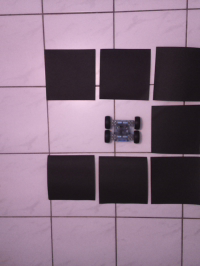
#> input picture Images/From Camera/6.png, 200 x 266 px
$ python main.py
#> lines starting #> are read from the running program, lines starting #| are printed output that depends on the picture; long printed decimals are rounded
### Simplification/Image_Greyscaling.py
import numpy as np
#import cv2
from PIL import Image, ImageEnhance


def prepare_image(path, width, brightness):
    """
    # This option would be faster, but relies more on the librarys... (used because reasons mentioned above)
    img = cv2.imread(path, cv2.IMREAD_GRAYSCALE)

    h, w, *_ = img.shape

    height = int(h * (width / w))
    small = cv2.resize(img, (width, height))
    """
#> called with path = 'Images/From Camera/6.png', width = 100, brightness = 1

    img = Image.open(path).convert('L')
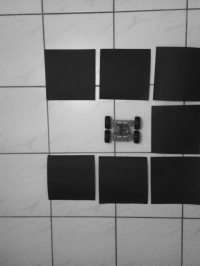
#> img: PIL image 200x266 L; min 19, max 226, mean 121.7

    enhancer = ImageEnhance.Brightness(img)

    img_out = enhancer.enhance(brightness)

    w, h = img_out.size

    height = int(h * (width / w))
    new_img = img_out.resize((width, height))
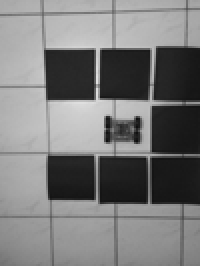
#> new_img: PIL image 100x133 L (shown 2 times larger); min 14, max 224, mean 121.7

    small = np.array(new_img)

    # Shows treshold image
    # new_img.show()


    return small

### Image_Recognition/Find_Car.py
"""
    Scans for the car by searching for the biggest group of bordering pixels
    in the color range.
"""


class ImageScanner:
    def __init__(self, image, color, color_range):
        """
            :param image: np.array (x, y, grey_scale)
            :param color: = base color
            :param color_range: max delta between color in image and self.color to count as this color
        """
        self.image = image
        self.color = color
        self.color_range = color_range

        """
            :param const: are pixels belonging to the image which were already scanned
            :param temp: are pixels  belonging to the image which weren't already scanned
        """
        self.const = []
        self.temp = []

        """
            :param older_box_range: border between pixels (in const) belonging to the old boxes
                              and pixels belonging to the new one
        """
        self.older_box_range = 0
        self.boxes = []

        """
            :param c: a counter for the current box
            :param max pixel: the current highest pixel count
            :param max_pixel_per_box_index: the index of box with the most pixels at the moment
        """
        self.c = 0
        self.max_pixel = 0
        self.max_pixel_per_box_index = 0
        pass

    def scan_for_starting_points(self):
        """
            Scans trough the image for a possible (within colorrange of color) starting point of a polygon
        """
        img = self.image

        for y in range(len(img)):
            for x in range(len(img[y])):

                if self.test_pixel(x, y):
                    self.temp.append((x, y))
                    self.look_for_other_pixels(x, y)

                    # the pixel belonging in this box
                    boxes_const = self.const[self.older_box_range:]
                    self.older_box_range += len(boxes_const)
                    self.creates_bounding_box(boxes_const)
#> this loop made 133 passes
#| Car: [[55, 59], (13, 12)]
        pass

    def test_pixel(self, x, y):
        # tests if the pixel is with in the color range and looks if it wasn't already scanned
        in_range = self.color - self.color_range < self.image[y][x] < self.color + self.color_range
        not_used = (x, y) not in self.temp and (x, y) not in self.const

        if in_range and not_used:
            return True
        return False

    def look_for_other_pixels(self, x, y):
        """
            Looks for pixels with borders to the polygon and who belong to it (color...)
        """

        img = self.image

        # test if there are any aligning pixels
        if not(y == 0):
            if self.test_pixel(x, y - 1):
                self.temp.append((x, y - 1))

        if not(y == len(img) - 1):
            if self.test_pixel(x, y + 1):
                self.temp.append((x, y + 1))

        if not(x == 0):
            if self.test_pixel(x - 1, y):
                self.temp.append((x - 1, y))

        if not(x == len(img[y]) - 1):
            if self.test_pixel(x + 1, y):
                self.temp.append((x + 1, y))

        # adds the now scanned pixel to the const list
        self.temp.remove((x, y))
        self.const.append((x, y))

        # looks if there are any pixels left to scan
        if len(self.temp) != 0:
            for pos in self.temp:
                self.look_for_other_pixels(pos[0], pos[1])
        else:
            self.c += 1
        pass

    def find_biggest_box(self, number_of_pixel):
        # checks if the number_of_pixel of the current box
        # is bigger than the biggest box at the moment
        if number_of_pixel > self.max_pixel:
            self.max_pixel = number_of_pixel
            self.max_pixel_per_box_index = self.c
        pass

    def creates_bounding_box(self, const_of_box):
        """
            Creates a box out of the furthest pixel
            (may need to add a few coordinates to them to create a bigger box)
        """

        y_min, x_min = self.image.shape
        x_max, y_max = 0, 0

        # loops trough the pixels belonging to the box
        for pixel in const_of_box:
            # checks if they exceed the furthest coordinates at the moment
            x_min = pixel[0] if pixel[0] < x_min else x_min
            y_min = pixel[1] if pixel[1] < y_min else y_min

            x_max = pixel[0] if pixel[0] > x_max else x_max
            y_max = pixel[1] if pixel[1] > y_max else y_max

        # w,h will never be changed, x, y will be changed in simulation
        box = [[x_min, y_min], (x_max - x_min + 1, y_max - y_min + 1)]

        self.boxes.append(box)

        self.find_biggest_box(len(const_of_box))
        pass

    def run(self):
        # starts the process
        self.scan_for_starting_points()

        return self.boxes[self.max_pixel_per_box_index - 1]

### Image_Recognition/Find_Box.py
"""
    Scans trough the images and searches for boxes( over
    a certain min size: not sure) and then looks which are
    in the size range of the default size of all the boxes.
    Those will be used as a obstacle further on. The grid size
    is then determined by the default size of the obstacles

    Further ideas:
        look for the most squared solution instead of the biggest
        go across (x&y + 1) the spaces to get squares instead of rectangles
        create a list of pixels that were already in a rectangle (possibility) but weren't used so that those aren't used again
"""
from math import sqrt as sqrt


class ImageScanner:
    def __init__(self, image, color, color_range, size_range, debugging):
        """
            :param image: np.array (x, y, grey_scale)
            :param color: base color
            :param color_range: max delta between color in image and self.color to count as this color
        """
        self.image = image
        self.color = color
        self.color_range = color_range
        self.size_range = size_range

        self.rectangles = []

        self.debugging = debugging
        pass

    def scan_for_starting_points(self):
        """
            Scans for possible (in colorrange of color
            and not in color) pixels in the image
        """
        img = self.image

        for y in range(len(img)):
            for x in range(len(img[y])):

                if self.test_pixel(x, y):
                    rectangle = self.scan_diagonal(x, y)

                    # test if the found rectangle is already in one
                    add_rectangle = True

                    # list of objects that need to be removed. They won't be removed if after the loop
                    # the new rectangle won't be added
                    to_remove = []

                    for r in self.rectangles:
                        # check if outer points of the bounding box (new)
                        # lie within the older bounding box

                        left_side = r[0][0] < rectangle[0][0]
                        right_side = rectangle[0][0] + rectangle[1][0] < r[0][0] + r[1][0]

                        x_in_rectangle = left_side and right_side

                        top_side = r[0][1] < rectangle[0][1]
                        bottom_side = rectangle[0][1] + rectangle[1][1] < r[0][1] + r[1][1]

                        y_in_rectangle = top_side and bottom_side

                        if x_in_rectangle or y_in_rectangle:
                            # If that is the case, remove the smaller one
                            if r[1][0]*r[1][1] < rectangle[1][0]*rectangle[1][1]:
                                to_remove.append(r)
                            else:
                                add_rectangle = False

                    if add_rectangle:
                        self.rectangles.append(rectangle)

                        for r in to_remove:
                            self.rectangles.remove(r)
#> this loop made 133 passes
        pass

    def test_pixel(self, x, y):
        """
            boundary just needed on the bottom and right side because of scan movement
            (left to right and top to bottom)
        """
        y_max, x_max = self.image.shape
        if y >= y_max or x >= x_max:
            return False

        # Test if a pixels fits the color requirements
        if self.debugging == 1:
            in_range = self.color - self.color_range <= self.image[y][x] <= self.color + self.color_range
        else:
            in_range = self.color - self.color_range < self.image[y][x] < self.color + self.color_range

        # Test if pixel is already in a rectangle
        for rectangle in self.rectangles:
            x_in_rectangle = rectangle[0][0] <= x <= rectangle[0][0] + rectangle[1][0]
            y_in_rectangle = rectangle[0][1] <= y <= rectangle[0][1] + rectangle[1][1]

            if (x_in_rectangle and y_in_rectangle) or not in_range:
                return False

        if in_range:
            return True

    def scan_diagonal(self, x, y):
        start = (x, y)
        while self.test_pixel(x + 1, y + 1):
            x += 1
            y += 1
        return (start, (x - start[0] + 1, y - start[1] + 1))

    def get_average_size(self):
        """
            returns the average size of the boxes
        """
        size = 0
        for rectangle in self.rectangles:
            size += rectangle[1][0] * rectangle[1][1]
#> this loop made 10 passes
#> rectangle on passes 1 to 8: ((78, 24), (22, 22)), ((23, 25), (24, 24)), ((51, 25), (23, 23)), ((77, 46), (4, 4)), ((97, 47), (3, 3)), ((73, 49), (1, 1)), ((76, 53), (24, 24)), ((25, 78), (22, 22))
        if len(self.rectangles):
            return size / len(self.rectangles)
        else:
            return 0
        pass

    def sort_out_boxes(self):
        """
            returns the boxes which are near enough to the average
        """
        # store average default size so removing elements wont change the results
        default_size = self.get_average_size()

        good_rectangles = []

        for rectangle in self.rectangles:
            difference = rectangle[1][0]*rectangle[1][1] - default_size

            if difference > self.size_range or self.debugging == 1:
                print("Rectangle found at:", rectangle[0])
                good_rectangles.append(rectangle)

        return good_rectangles

    def run(self):
        # starts the process
        self.scan_for_starting_points()

        self.rectangles = self.sort_out_boxes()
        cell_size = sqrt(self.get_average_size())
#> the loop in get_average_size (call 2), `for rectangle in self.rectangles:` made 7 passes

        return self.rectangles, cell_size

### Simplification/Grid_Creation.py
"""
    converts the data gathered by the image recognition to a 2d numpy array
    representing the image. The array contains integers:
    0: free space
    1: block
    2: car
"""
import numpy as np
import U_Generate_Image as generate_image


class GridThresholding:
    def __init__(self, img_shape, car, rectangles, cell_size, debugging):
        """
        :param img: Dimensions of the image
        :param car: bounding box of car
        :param rectangles: bounding box of rectangle
        :param cell_size: default size of rectangles or the size of the car
            if there are no rectangles
        """
        self.img_shape = img_shape

        self.car = car
        self.rectangles = rectangles

        self.cell_size = cell_size

        self.debugging = debugging
        pass

    def get_dimensions(self):
        # returns the dimensions of the grid
        y, x = self.img_shape
        width = round(x / self.cell_size)
        height = round(y / self.cell_size)

        return height, width

    def get_pos(self, rectangle_shape):
        # returns middle of rectangle as a position in the threshold image
        x = (rectangle_shape[0][0] + rectangle_shape[1][0] / 2) / round(self.cell_size)
        y = (rectangle_shape[0][1] + rectangle_shape[1][1] / 2) / round(self.cell_size)

        x_round = round(x)
        y_round = round(y)

        dim = self.get_dimensions()

        x_round -= 1
        y_round -= 1

        # y, x used so it is placed correctly in the grid
        return [y_round, x_round]

    def prepare_grid(self):
        """
            adds all elements with a pos (middle) and their type (int) to a list
            scans trough list and creates a 2d numpy array out of it
        """
        # If cell_size = 0 (no rectangles found) then the cell-size will be set
        # to the length of biggest side of the car
        if self.cell_size == 0:
            self.cell_size = self.car[1][0] if self.car[1][0] > self.car[1][1] else self.car[1][1]

        dim = self.get_dimensions()
        print("Gridsize:", dim[1], "|", dim[0], ", Cellsize:", self.cell_size)
#| Gridsize: 4 | 6 , Cellsize: 23.012

        # Numpy uses y, x coordinates, be careful!
        grid = np.full(dim, 0)
        car_element = [self.get_pos(self.car), 2]

        grid[car_element[0][0], car_element[0][1]] = car_element[1]

        for rectangle in self.rectangles:
            rectangle_element = (self.get_pos(rectangle), 1)

            if grid[rectangle_element[0][0], rectangle_element[0][1]] == 0:
                grid[rectangle_element[0][0], rectangle_element[0][1]] = rectangle_element[1]
            else:
                print("Can't place " + str(rectangle_element[1]) + " here because its already occupied")
                print("Position is: " + str((rectangle_element[0][0], rectangle_element[0][1])))
#> this loop made 7 passes
#| [[0 0 0 0]
#|  [0 1 1 1]
#|  [0 0 2 1]
#|  [0 1 1 1]
#|  [0 0 0 0]
#|  [0 0 0 0]]
        if self.debugging == 0.5:
            generate_image.run(grid)
        return grid

### Pathfinding/Find_Exit.py
"""
    Finds the exit of the labyrinth
    Current solution: Find the spaces on the ouside not occupied by an obstacle
    Then look which one is reachable
"""
import Pathfinding.A_Star as A_Star
import numpy as np


def scan(grid):
    exits = []

    # loops trough the outer frame of the grid an looks for free spaces
    for y in range(len(grid)):
        if grid[y][0] == 0:
            exits.append((0, y))
        if grid[y][grid.shape[1]-1] == 0:
            exits.append((grid.shape[1]-1, y))
#> this loop made 6 passes

    for x in range(grid.shape[1]):
        if grid[0][x] == 0:
            exits.append((x, 0))
        if grid[grid.shape[0]-1][x] == 0:
            exits.append((x, grid.shape[0]-1))

    # solves the path to the possible exits
    paths = []
    for pos in exits:
        current_grid = grid
        current_grid[pos[1]][pos[0]] = 3

        a_star_algorithm = A_Star.AStar(grid)
        path = a_star_algorithm.solve()
        if path:
            paths.append(a_star_algorithm.get_directions())
#> this loop made 1 pass
#> pos on pass 1: (0, 0)

    # Takes the shortest one by comparing to the current path
    # (Beginning Value: longest path on a empty grid)
    shortest_path = np.zeros(shape=(grid.shape[0] * grid.shape[1], 1))
    for path in paths:
        shortest_path = path if len(path) < len(shortest_path) else shortest_path

    return shortest_path

### main.py
import Image_Recognition.Find_Car as find_car
import Image_Recognition.Find_Box as find_box

import Image_Recognition.Find_Rotation as find_rot

import Image_Recognition.Show_Scan as show

import Simplification.Image_Greyscaling as img_greyscale
import Simplification.Grid_Creation as create_grid

import Pathfinding.Find_Exit as find_exit

import numpy
import time
from sys import exit

"""
    Notes:
        end function with either pass or return

        :param var_name: to say what the purpose of a certain var is

        for x in range(len(a)):
            e = a[x]
        ->
        for e in a:

        y,x in arrays
        x, y in bounding boxes
"""

"""
    Image 1: 1 meter high
    Image 2: 1.5 meter high
    Image 3: 1.5 meter high with book
    Image 4: 1.5 meter high with 2 books
    Image 5&6: 2 objects too bright (switch lighting/room)
"""

"""
    debugging:
        0: normal image, normal procedure
        0.5: normal image, grid creation
        1: special image, normal procedure
"""


def advanced_scanning_car(name, img, brightness, start_time, debugging):
    # 2 possible problems: no car or recursion error
    try:
        car_scanner = find_car.ImageScanner(img, 87, 30)
        car_box = car_scanner.run()

        print("Car:", car_box)

        return car_box
    except RecursionError:
        # Brightness change should be calculated
        run_on(name, brightness + 1, start_time, debugging)
        # so it doesn't execute the run_on with the old settings
        exit()
    except IndexError:
        # No car found (empty array = car_scanner.boxes)
        run_on(name, brightness - 1 / 10)
        exit()
    pass


def run_on(name, brightness=1, start_time=time.time(), debugging=0):
    # debugging = 0.5 will just be used when it is run as main
    if __name__ != "__main__" and debugging == 0.5:
        debugging = 0

    print("Brightness:", brightness)

    img = img_greyscale.prepare_image(name, 100, brightness)

    print("Time after image preparation:", time.time() - start_time)

    car_box = advanced_scanning_car(name, img, brightness, start_time, debugging)

    # size_range has to be tested out on different images
    box_scanner = find_box.ImageScanner(img, 25, 25, 50, debugging)
    rectangles, cell_size = box_scanner.run()

    print("Time after image recognition:", time.time() - start_time)

    grid_creator = create_grid.GridThresholding(img.shape, car_box, rectangles, cell_size, debugging)
    grid = grid_creator.prepare_grid()

    print(grid)

    # searches for possible exits and if they are reachable. Returns the closest
    directions = find_exit.scan(numpy.copy(grid))

    print_grid = numpy.copy(grid)

    # searches for car (2) position in the grid
    y, x = numpy.where(grid == 2)
    # numpy.where returns a list not a int
    y = int(y)
    x = int(x)

    # Not to be confused mit built in dir
    for _dir in directions:
        x += _dir[0]
        y += _dir[1]
        print_grid[y][x] = 5

    print(print_grid)

    print("Time after A*:", time.time() - start_time)

    if __name__ == '__main__':
        # showing image afterwards because it somehow messes
        # with the values of the picture.

        show.show(car_box, rectangles, img)

    return directions, brightness, car_box, cell_size


# [12 lines left out: function get_corrections, not called in this run]


if __name__ == "__main__":
    run_on("Images/From Camera/6.png")
#> (the call stopped at in scan, `a_star_algorithm = A_Star.AStar(grid)`: Pathfinding is not available in this run)

$ run again, with Images/From Camera/1.png copied over Images/From Camera/6.png
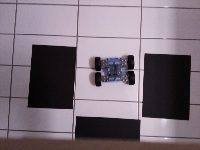
#> input picture Images/From Camera/1.png, 200 x 150 px
#> in prepare_image, `new_img = img_out.resize((width, height))`:
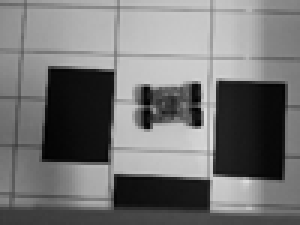
#> new_img: PIL image 100x75 L (shown 3 times larger); min 0, max 222, mean 116.2
#> the loop in scan_for_starting_points, `for y in range(len(img)):` made 22 passes
#> in prepare_image (call 2), `new_img = img_out.resize((width, height))`:
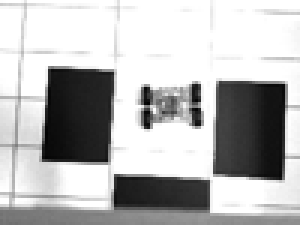
#> new_img: PIL image 100x75 L (shown 3 times larger); min 0, max 255, mean 184
#> the loop in scan_for_starting_points (call 2), `for y in range(len(img)):` made 75 passes
#| Car: [[71, 28], (7, 30)]
#> the loop in scan_for_starting_points, `for y in range(len(img)):` made 75 passes
#> the loop in get_average_size, `for rectangle in self.rectangles:` made 10 passes
#> rectangle on passes 1 to 8: ((16, 23), (20, 20)), ((79, 28), (16, 16)), ((15, 43), (11, 11)), ((27, 45), (9, 9)), ((79, 54), (1, 1)), ((77, 57), (1, 1)), ((79, 57), (1, 1)), ((38, 59), (10, 10))
#> the loop in sort_out_boxes, `for rectangle in self.rectangles:` made 10 passes
#> (printed output is left out)
#> the loop in get_average_size (call 2), `for rectangle in self.rectangles:` made 2 passes
#| Gridsize: 6 | 4 , Cellsize: 18.111
#> the loop in prepare_grid, `for rectangle in self.rectangles:` made 2 passes
#| [[0 0 0 0 0 0]
#|  [1 0 0 2 1 0]
#|  [0 0 0 0 0 0]
#|  [0 0 0 0 0 0]]
#> the loop in scan, `for y in range(len(grid)):` made 4 passes
#> the loop in scan (call 2), `for pos in exits:` made 1 pass
#> pos on pass 1: (0, 0)

$ run again, with Images/From Camera/2.png copied over Images/From Camera/6.png
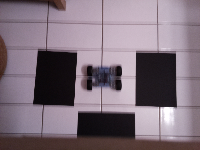
#> input picture Images/From Camera/2.png, 200 x 150 px
#> in prepare_image, `new_img = img_out.resize((width, height))`:
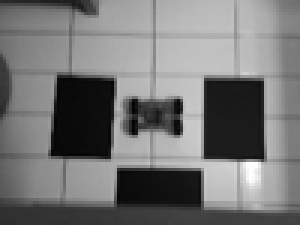
#> new_img: PIL image 100x75 L (shown 3 times larger); min 3, max 255, mean 117.7
#> the loop in scan_for_starting_points, `for y in range(len(img)):` made 75 passes
#| Car: [[0, 1], (39, 69)]
#> the loop in scan_for_starting_points, `for y in range(len(img)):` made 75 passes
#> the loop in get_average_size, `for rectangle in self.rectangles:` made 25 passes
#> rectangle on passes 1 to 8: ((0, 0), (1, 1)), ((2, 0), (1, 1)), ((4, 0), (1, 1)), ((6, 0), (1, 1)), ((8, 0), (1, 1)), ((10, 0), (1, 1)), ((12, 0), (1, 1)), ((14, 0), (1, 1))
#> the loop in sort_out_boxes, `for rectangle in self.rectangles:` made 25 passes
#> (printed output is left out)
#> the loop in get_average_size (call 2), `for rectangle in self.rectangles:` made 4 passes
#> rectangle on passes 1 to 4: ((19, 25), (18, 18)), ((68, 27), (20, 20)), ((40, 56), (13, 13)), ((54, 57), (12, 12))
#| Gridsize: 6 | 5 , Cellsize: 16.101
#> the loop in prepare_grid, `for rectangle in self.rectangles:` made 4 passes
#| [[0 0 0 0 0 0]
#|  [2 1 0 0 1 0]
#|  [0 0 0 0 0 0]
#|  [0 0 1 1 0 0]
#|  [0 0 0 0 0 0]]
#> the loop in scan, `for y in range(len(grid)):` made 5 passes
#> the loop in scan, `for pos in exits:` made 1 pass
#> pos on pass 1: (0, 0)
